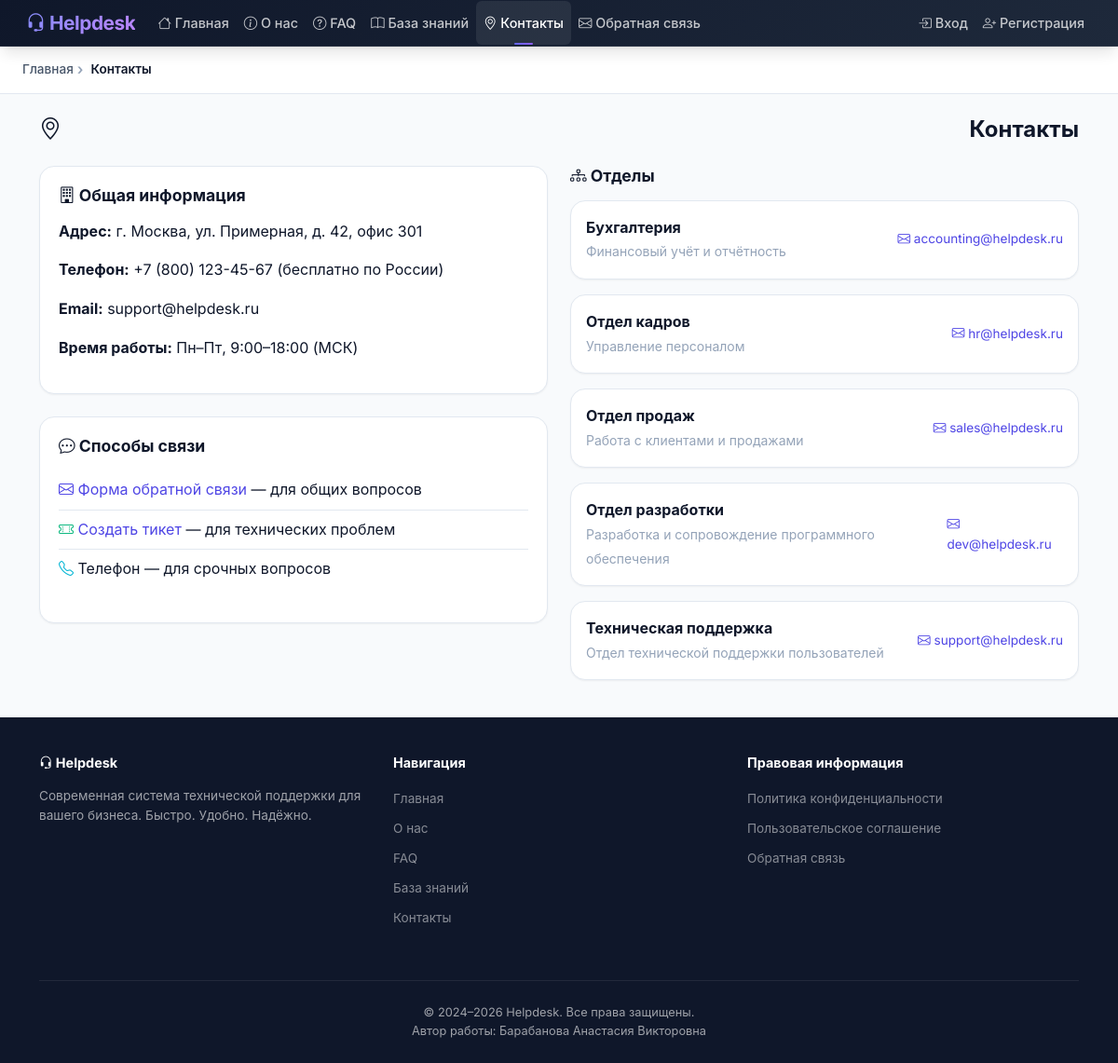
/contacts/, run on the app's committed database.
### helpdesk/models.py (models this page shows, shortened)
class Department(models.Model):
    name = models.CharField(
        max_length=150,
        unique=True,
        verbose_name='Название отдела',
        help_text='Полное название отдела или подразделения.',
    )
    description = models.TextField(
        blank=True,
        default='',
        verbose_name='Описание',
        help_text='Краткое описание задач и зоны ответственности отдела.',
    )
    email = models.EmailField(
        blank=True,
        default='',
        verbose_name='Контактный e-mail',
        help_text='Общий почтовый адрес отдела.',
    )
    is_active = models.BooleanField(
        default=True,
        verbose_name='Активен',
        help_text='Снимите флаг, чтобы скрыть отдел из выбора.',
    )
    created_at = models.DateTimeField(
        auto_now_add=True,
        verbose_name='Дата создания',
    )
    class Meta:
        verbose_name = 'Отдел'
        verbose_name_plural = 'Отделы'
        ordering = ['name']

### helpdesk/views.py (the view)
# urls.py: path('contacts/', views.contacts_view, name='contacts'),
def contacts_view(request):
    departments = Department.objects.filter(is_active=True)
    context = {
        'departments': departments,
        'breadcrumbs': [('Главная', '/'), ('Контакты', None)],
    }
    return render(request, 'public/contacts.html', context)

### helpdesk/templatetags/helpdesk_tags.py (called while the page is built)
@register.simple_tag
def active_link(request, url_name, *args):
    from django.urls import reverse
    try:
        url = reverse(url_name, args=args)
        if request.path == url:
            return 'active'
    except Exception:
        pass
    return ''

### templates/public/contacts.html (shortened to what this page needs)
{% extends 'base.html' %}
{% block content %}
<div class="container py-4 fade-in">
    <h1 class="page-title"><i class="bi bi-geo-alt"></i> Контакты</h1>
    <div class="row g-4">
        <div class="col-lg-6">
            <div class="card-helpdesk mb-3">
                <div class="card-body">
                    <h3 style="font-size: 1.1rem; font-weight: 700; margin-bottom: 1rem;">
                        <i class="bi bi-building"></i> Общая информация
                    </h3>
                    <p><strong>Адрес:</strong> г. Москва, ул. Примерная, д. 42, офис 301</p>
                    <p><strong>Телефон:</strong> +7 (800) 123-45-67 (бесплатно по России)</p>
                    <p><strong>Email:</strong> support@helpdesk.ru</p>
                    <p><strong>Время работы:</strong> Пн–Пт, 9:00–18:00 (МСК)</p>
                </div>
            </div>
            <div class="card-helpdesk">
                <div class="card-body">
                    <h3 style="font-size: 1.1rem; font-weight: 700; margin-bottom: 1rem;">
                        <i class="bi bi-chat-dots"></i> Способы связи
                    </h3>
                    <ul style="list-style: none; padding: 0;">
                        <li style="padding: 0.5rem 0; border-bottom: 1px solid var(--border-color);">
                            <i class="bi bi-envelope" style="color: var(--primary);"></i>
                            <a href="{% url 'feedback' %}">Форма обратной связи</a> — для общих вопросов
                        </li>
                        <li style="padding: 0.5rem 0; border-bottom: 1px solid var(--border-color);">
                            <i class="bi bi-ticket-perforated" style="color: var(--success);"></i>
                            <a href="{% url 'ticket_create' %}">Создать тикет</a> — для технических проблем
                        </li>
                        <li style="padding: 0.5rem 0;">
                            <i class="bi bi-telephone" style="color: var(--info);"></i>
                            Телефон — для срочных вопросов
                        </li>
                    </ul>
                </div>
            </div>
        </div>
        <div class="col-lg-6">
            <h3 style="font-size: 1.1rem; font-weight: 700; margin-bottom: 1rem;">
                <i class="bi bi-diagram-3"></i> Отделы
            </h3>
            {% for dept in departments %}
            <div class="card-helpdesk mb-2">
                <div class="card-body" style="padding: 1rem;">
                    <div class="d-flex justify-between align-center">
                        <div>
                            <strong>{{ dept.name }}</strong>
                            {% if dept.description %}
                            <br><small style="color: var(--text-muted);">{{ dept.description }}</small>
                            {% endif %}
                        </div>
                        {% if dept.email %}
                        <span style="font-size: 0.85rem; color: var(--primary);">
                            <i class="bi bi-envelope"></i> {{ dept.email }}
                        </span>
                        {% endif %}
                    </div>
                </div>
            </div>
            {% empty %}
            <p style="color: var(--text-muted);">Информация об отделах пока не добавлена.</p>
            {% endfor %}
        </div>
    </div>
</div>
{% endblock %}

### static/css/style.css (style rules this page uses)
:root { --primary: #4f46e5; --primary-light: #6366f1; --primary-dark: #3730a3; --secondary: #0ea5e9; --accent: #8b5cf6; --success: #10b981; --warning: #f59e0b; --danger: #ef4444; --info: #06b6d4; --gray-50: #f8fafc; --gray-100: #f1f5f9; --gray-200: #e2e8f0; --gray-300: #cbd5e1; --gray-400: #94a3b8; --gray-500: #64748b; --gray-600: #475569; --gray-700: #334155; --gray-800: #1e293b; --gray-900: #0f172a; --bg-primary: #f8fafc; --bg-card: #ffffff; --bg-sidebar: linear-gradient(180deg, #1e293b 0%, #0f172a 100%); --text-primary: #0f172a; --text-secondary: #475569; --text-muted: #94a3b8; --border-color: #e2e8f0; --shadow-sm: 0 1px 2px rgba(0, 0, 0, 0.05); --shadow-md: 0 4px 6px -1px rgba(0, 0, 0, 0.1), 0 2px 4px -2px rgba(0, 0, 0, 0.1); --shadow-lg: 0 10px 15px -3px rgba(0, 0, 0, 0.1), 0 4px 6px -4px rgba(0, 0, 0, 0.1); --shadow-xl: 0 20px 25px -5px rgba(0, 0, 0, 0.1), 0 8px 10px -6px rgba(0, 0, 0, 0.1); --shadow-glow: 0 0 20px rgba(79, 70, 229, 0.15); --radius-sm: 6px; --radius-md: 10px; --radius-lg: 16px; --radius-xl: 24px; --transition: all 0.2s cubic-bezier(0.4, 0, 0.2, 1); --transition-slow: all 0.3s cubic-bezier(0.4, 0, 0.2, 1); }
* { margin: 0; padding: 0; box-sizing: border-box; }
body { font-family: 'Inter', -apple-system, BlinkMacSystemFont, 'Segoe UI', sans-serif; background-color: var(--bg-primary); color: var(--text-primary); line-height: 1.6; min-height: 100vh; display: flex; flex-direction: column; }
a { color: var(--primary); text-decoration: none; transition: var(--transition); }
.card-helpdesk { background: var(--bg-card); border: 1px solid var(--border-color); border-radius: var(--radius-lg); box-shadow: var(--shadow-sm); transition: var(--transition-slow); overflow: hidden; }
.card-helpdesk .card-body { padding: 1.25rem; }
.fade-in { animation: fadeIn 0.4s ease; }
.mb-2 { margin-bottom: 1rem !important; }
.mb-3 { margin-bottom: 1.5rem !important; }
.d-flex { display: flex; }
.align-center { align-items: center; }
.justify-between { justify-content: space-between; }
.page-title { font-size: 1.5rem; font-weight: 700; color: var(--text-primary); margin-bottom: 1.5rem; display: flex; align-items: center; justify-content: space-between; flex-wrap: wrap; gap: 1rem; }

### data on the page
Department: name "Бухгалтерия", description "Финансовый учёт и отчётность", email "accounting@helpdesk.ru"
Department: name "Отдел кадров", description "Управление персоналом", email "hr@helpdesk.ru"
Department: name "Отдел продаж", description "Работа с клиентами и продажами", email "sales@helpdesk.ru"
Department: name "Отдел разработки", description "Разработка и сопровождение программного обеспечения", email "dev@helpdesk.ru"
Department: name "Техническая поддержка", description "Отдел технической поддержки пользователей", email "support@helpdesk.ru"

### other printed values
{{ label }} "Главная"
{{ label }} "Контакты"
